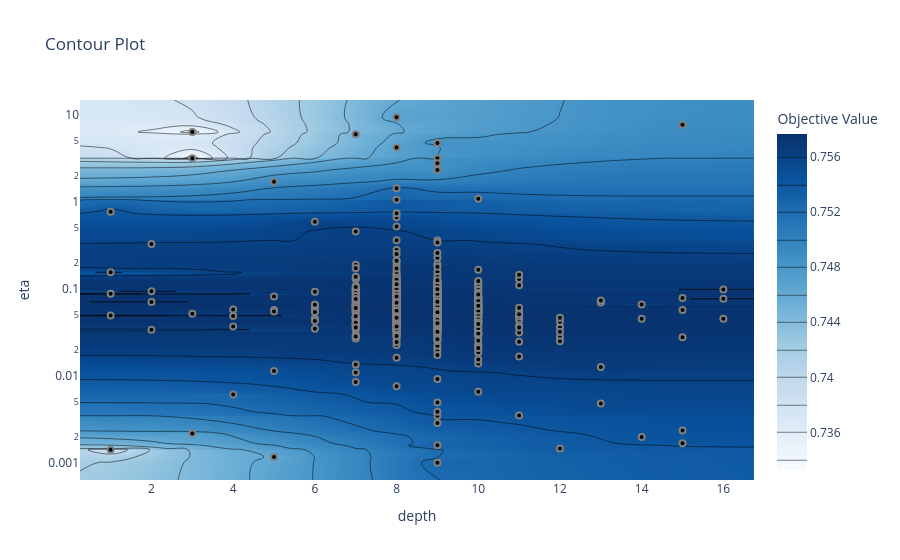

Notebook cell for this chart:
### Code cell
fig = plot_contour(study)

show(fig)

### Figure 1 — Plotly figure (JSON) as saved in the notebook; plotly's stock layout.template omitted (floating-point values rounded to 4 significant figures; data arrays with more than 128 entries replaced by an {"elided": "..."} marker saying what was removed)
{"data": [{"colorbar": {"title": {"text": "Objective Value"}}, "colorscale": [[0, "rgb(247,251,255)"], [0.125, "rgb(222,235,247)"], [0.25, "rgb(198,219,239)"], [0.375, "rgb(158,202,225)"], [0.5, "rgb(107,174,214)"], [0.625, "rgb(66,146,198)"], [0.75, "rgb(33,113,181)"], [0.875, "rgb(8,81,156)"], [1, "rgb(8,48,107)"]], "connectgaps": true, "contours": {"coloring": "heatmap"}, "hoverinfo": "none", "line": {"smoothing": 1.3}, "reversescale": false, "type": "contour", "x": [0.25, 1, 2, 3, 4, 5, 6, 7, 8, 9, 10, 11, 12, 13, 14, 15, 16, 16.75], "y": {"elided": "802 float values"}, "z": {"elided": "802x18 float values"}}, {"marker": {"color": "black", "line": {"color": "Gray", "width": 2}}, "mode": "markers", "name": "Feasible Trial", "showlegend": false, "type": "scatter", "x": {"elided": "800 int values"}, "y": {"elided": "800 float values"}}, {"marker": {"color": "#cccccc", "line": {"color": "Gray", "width": 2}}, "mode": "markers", "name": "Infeasible Trial", "showlegend": false, "type": "scatter", "x": [], "y": []}], "layout": {"title": {"text": "Contour Plot"}, "xaxis": {"range": [0.25, 16.75], "title": {"text": "depth"}}, "yaxis": {"range": [-3.192, 1.169], "title": {"text": "eta"}, "type": "log"}}}
